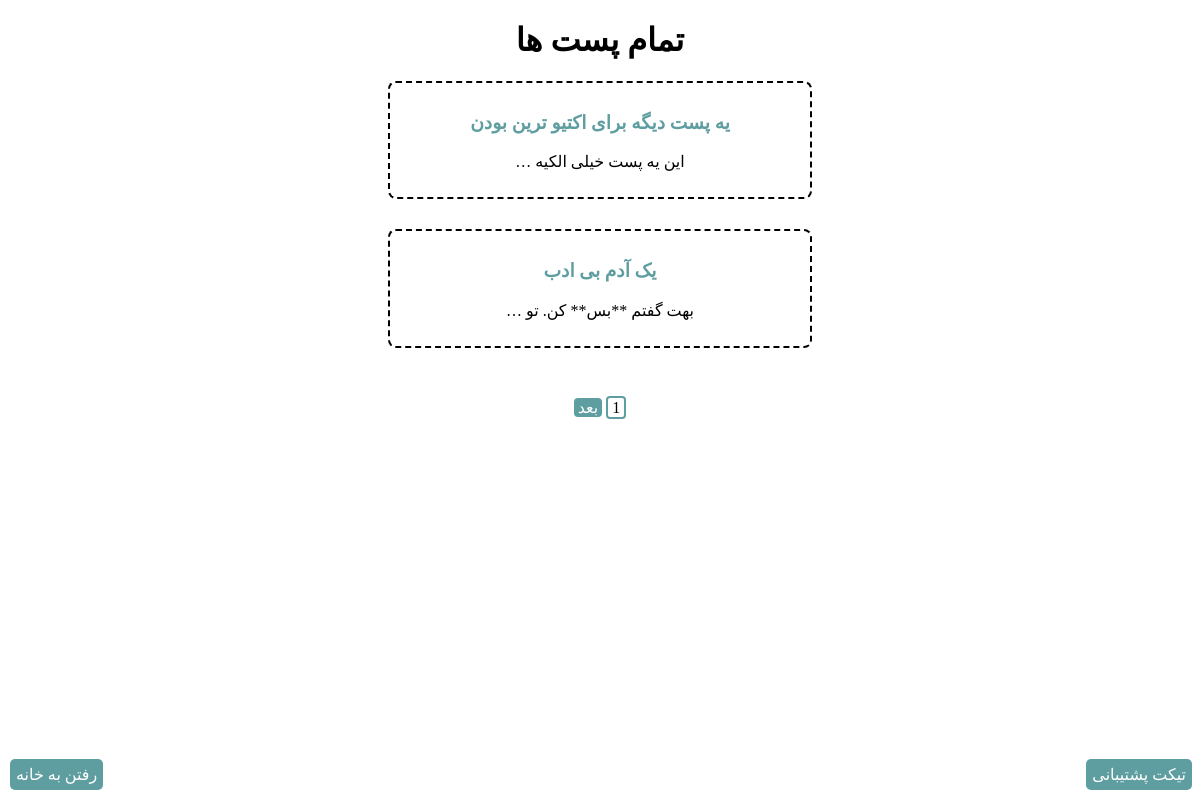
/posts/, run on the app's committed database.
### blog/models.py (models this page shows, shortened)
class Post(models.Model):
    class Status(models.TextChoices):
        DRAFT = 'DR', 'منتشر نشده'
        PUBLISHED = 'PD', 'منتشر شده'
        REJECTED = 'RJ', 'رد شده'
    author = models.ForeignKey(User, on_delete=models.CASCADE, related_name='user_post', verbose_name='نویسنده')
    title = models.CharField(max_length=250, verbose_name='موضوع')
    description = models.TextField()
    status = models.CharField(max_length=2, choices=Status.choices, default=Status.DRAFT, verbose_name='وضعیت')
    slug = models.SlugField(max_length=250)
    publish = models.DateTimeField(default=timezone.now, verbose_name='انتشار')
    created = models.DateTimeField(auto_now_add=True)
    updated = models.DateTimeField(auto_now=True)
    reading_time = models.PositiveIntegerField(verbose_name='زمان مطالعه')
    objects = models.Manager()
    published = PublishedManager()
    class Meta:
        ordering = ['-publish']
        indexes = [
            models.Index(fields=['-publish'])
        ]
        verbose_name = 'پست'
        verbose_name_plural = 'پست ها'
    def get_absolute_url(self):
        return reverse('blog:post_details', args=[self.id])

### blog/views.py (the view)
# urls.py: path('posts/', views.PostListView.as_view(), name='posts_list'),
class PostListView(ListView):
    queryset = Post.published.all()
    paginate_by = 2
    context_object_name = "posts"

### templates/blog/post_list.html (shortened to what this page needs)
{% extends "parent/base.html" %}
{% block content %}
    <h1 class="center">تمام پست ها</h1>
    <div class="main-wrap">
        {% for post in posts %}
            <div class="post-card">
                <h3><a href="{{ post.get_absolute_url }}">{{ post.title }}</a></h3>
                <p>{{ post.description | truncatewords:5 }}<p/>
            </div>
        {% endfor %}
    </div>
    {% include 'parent/paginator.html' with page=page_obj %}
{% endblock %}

### blog/static/css/base.css (style rules this page uses)
* { font-family: "Vazirmatn FD"; direction: rtl; }
.main-wrap { display: flex; justify-content: center; align-items: center; flex-flow: column; gap: 30px; }
.post-card { padding: 10px; border-radius: 8px; border: 2px dashed black; width: 400px; text-align: center; }
.post-card a { text-decoration: none; color: cadetblue; }
.center { text-align: center; }

### data on the page
Post: title "یه پست دیگه برای اکتیو ترین بودن", description "این یه پست خیلی الکیه …"
Post: title "یک آدم بی ادب", description "بهت گفتم **بس** کن. تو …"

### other printed values
{{ page.number }} "1"
